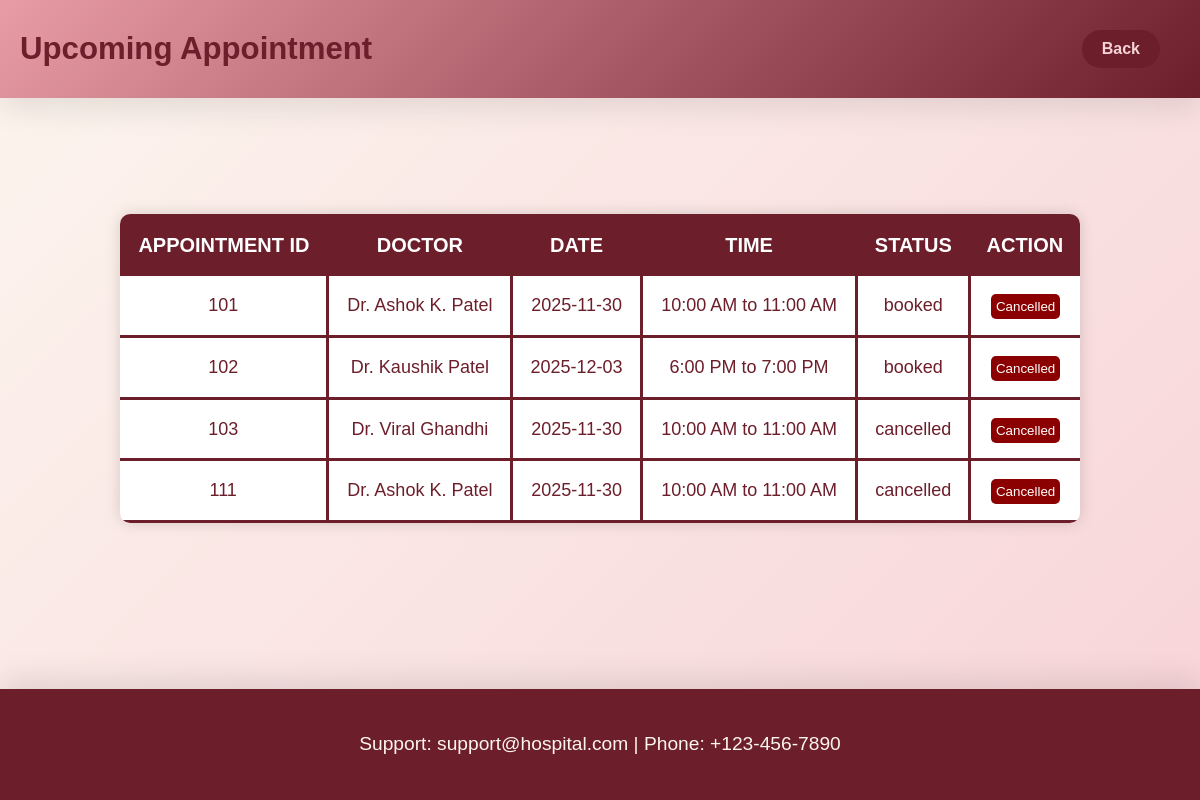
The page /view_appointment (signed in) on the database its author committed.
### models.py (models this page shows)
class Appointment(db.Model):
    appointment_id = db.Column(db.Integer, primary_key=True, autoincrement=True)
    patient_id = db.Column(db.String(10), db.ForeignKey('patient.patient_id'), nullable=False)
    doctor_name = db.Column(db.String(30), db.ForeignKey('doctor.doctor_name'), nullable=False)
    date = db.Column(db.Date, nullable=False)
    time = db.Column(db.String(30), nullable=False)
    status = db.Column(db.Enum(Appointment_status), nullable=False, default=Appointment_status.Booked)

### app.py (the view)
@app.route('/view_appointment')
def view_appointment():
    if session.get('user_type') != "patient":
        return redirect(url_for('login'))
    patient_id = session.get('patient_id')
    appointments = Appointment.query.filter_by(patient_id=patient_id).all()
    return render_template('view_appointment.html', appointments=appointments)

### templates/view_appointment.html (shortened to what this page needs)
<!DOCTYPE html>
<html lang="en">
<head>
    <link rel="stylesheet" href="{{ url_for('static', filename='style2.css') }}">
</head>
<body>
    <header>
        <div class="container">
            <nav class="main-nav">
                <ul>
                    <li><a>
                            <h2>Upcoming Appointment</h2>
                        </a></li>
                </ul>
            </nav>
            <div class="button-container">
                <form action="{{ url_for('patient_dashboard') }}" method="GET">
                    <button type="submit" class="nav-button"><b>Back</b></button>
                </form>
            </div>
        </div>
    </header>
    {% if appointments %}
    <table class="appointment-table">
        <tr>
            <th>Appointment ID</th>
            <th>Doctor</th>
            <th>Date</th>
            <th>Time</th>
            <th>Status</th>
            <th>Action</th>
        </tr>
        {% for app in appointments %}
        <tr>
            <td>{{ app.appointment_id }}</td>
            <td>{{ app.doctor_name }}</td>
            <td>{{ app.date }}</td>
            <td>{{ app.time }}</td>
            <td>{{ app.status.value }}</td>
            <td>
                <form action="{{ url_for('cancel_appointment', appointment_id=app.appointment_id) }}" method="POST"
                    onsubmit="return confirm('Are you sure you want to cancel this appointment?');">
                    <button type="submit"
                        style="background-color:darkred; color:white; padding:5px; border:none; border-radius:5px;">
                        Cancelled
                    </button>
                </form>
            </td>
        </tr>
        {% endfor %}
    </table>
    {% else %}
    <h3 style="text-align:center;">No Appointments Found</h3>
    {% endif %}
    <footer>
        <div class="container">
            <p>Support: support@hospital.com | Phone: +123-456-7890</p>
        </div>
    </footer>
</body>
</html>

### static/style2.css (style rules this page uses)
* { margin: 0; padding: 0; box-sizing: border-box; }
html { scroll-behavior: smooth; }
body { font-family: 'Arial', sans-serif; background: linear-gradient(135deg, #FCF5EE, #F8D4D8); color: #6C1E2B; line-height: 1.6; min-height: 100vh; display: flex; flex-direction: column; justify-content: space-between; }
header { background: linear-gradient(135deg, #E89CA5, #6C1E2B); color: #FCF5EE; padding: 10px 0; box-shadow: 0 10px 30px rgba(0, 0, 0, 0.1); position: sticky; top: 0; z-index: 100; }
header .container { display: flex; justify-content: space-between; align-items: center; max-width: 1200px; margin: 0 auto; padding: 0 20px; }
nav ul { list-style-type: none; display: flex; }
nav ul li { margin-left: 30px; }
nav ul li:first-child { margin-left: 0; }
nav ul li a { color: #6C1E2B; text-decoration: none; font-size: 1.3rem; font-weight: 700; position: relative; padding-bottom: 5px; transition: color 0.3s ease, transform 0.3s ease, padding-bottom 0.3s ease; }
nav ul li a::after { content: ""; position: absolute; width: 0; height: 3px; background-color: #F8D4D8; left: 0; bottom: -5px; transition: width 0.3s; }
.button-container { display: flex; gap: 10px; justify-content: flex-end; padding: 20px; }
.nav-button { background-color: #6C1E2B; color: #F8D4D8; border: none; border-radius: 20px; padding: 10px 20px; font-size: 16px; font-weight: 800px; cursor: pointer; transition: all 0.3s ease; }
footer { background: #6C1E2B; color: #FCF5EE; padding: 40px 20px; text-align: center; box-shadow: 0 -10px 30px rgba(0, 0, 0, 0.1); margin-top: 50px; }
footer .container { max-width: 1000px; margin: 0 auto; padding: 0 20px; }
footer p { color: #FCF5EE; font-size: 1.2rem; white-space: normal; word-break: break-word; }
.appointment-table { width: 80%; margin: 40px auto; border-collapse: collapse; font-size: 20px; text-align: center; background-color: #ffffff; border-radius: 10px; overflow: hidden; box-shadow: 0 0 15px rgba(0, 0, 0, 0.15); }
.appointment-table th { background-color: #6C1E2B; color: white; padding: 15px; font-size: 20px; text-transform: uppercase; }
.appointment-table th:last-child { border-right: none; }
.appointment-table td { padding: 15px; border-bottom: 3px solid #6C1E2B; border-right: 3px solid #6C1E2B; font-size: 18px; }
.appointment-table td:last-child { border-right: none; }

### rows shown on the page
Appointment: appointment_id "101", doctor_name "Dr. Ashok K. Patel", date "2025-11-30", time "10:00 AM to 11:00 AM", status.value "booked"
Appointment: appointment_id "102", doctor_name "Dr. Kaushik Patel", date "2025-12-03", time "6:00 PM to 7:00 PM", status.value "booked"
Appointment: appointment_id "103", doctor_name "Dr. Viral Ghandhi", date "2025-11-30", time "10:00 AM to 11:00 AM", status.value "cancelled"
Appointment: appointment_id "111", doctor_name "Dr. Ashok K. Patel", date "2025-11-30", time "10:00 AM to 11:00 AM", status.value "cancelled"
